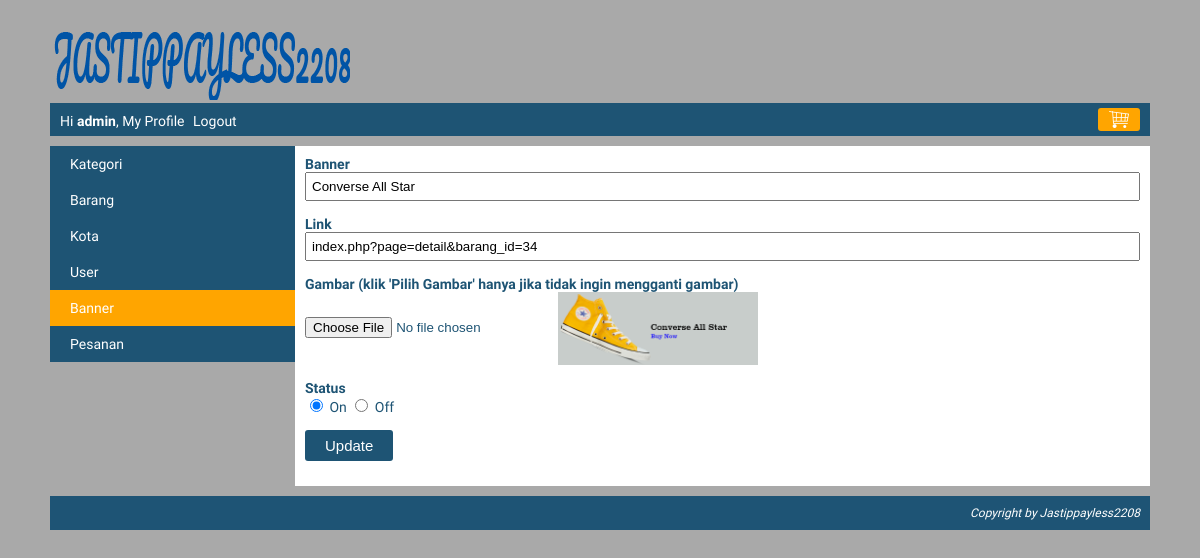
Page /index.php?page=my_profile&module=banner&action=form&banner_id=4 (signed in) on the committed database.
### tables this page shows
CREATE TABLE `banner` (
  `banner_id` int(10) NOT NULL,
  `banner` varchar(100) NOT NULL,
  `gambar` varchar(150) NOT NULL,
  `link` varchar(500) NOT NULL,
  `status` enum('on','off') NOT NULL
);

### module/banner/form.php (the view)
<?php
    $banner_id = isset($_GET['banner_id']) ? $_GET['banner_id'] : "";
    $banner = "";
    $link = "";
    $gambar = "";
	$keterangan_gambar = "";
    $status = "";
    $button = "Add";
    if($banner_id != "")
    {
        $button = "Update";
        $queryBanner = mysqli_query($koneksi, "SELECT * FROM banner WHERE banner_id='$banner_id'");
        $row=mysqli_fetch_array($queryBanner);
		$banner = $row["banner"];
		$link = $row["link"];
		$gambar = "<img src='". BASE_URL."images/slide/$row[gambar]' style='width: 200px;vertical-align: middle;' />";
		$keterangan_gambar = "(klik 'Pilih Gambar' hanya jika tidak ingin mengganti gambar)";
		$status = $row["status"];
    }
?>
<form action="<?php echo BASE_URL."module/banner/action.php?banner_id=$banner_id"?>" method="post" enctype="multipart/form-data">
	<div class="element-form">
		<label>Banner</label>
		<span><input type="text" name="banner" value="<?php echo $banner; ?>" /></span>
	</div>
	<div class="element-form">
		<label>Link</label>
		<span><input type="text" name="link" value="<?php echo $link; ?>" /></span>
	</div>
	<div class="element-form">
		<label>Gambar <?php echo $keterangan_gambar; ?></label>
		<span><input type="file" name="file" /><?php echo $gambar; ?></span>
	</div>
	<div class="element-form">
		<label>Status</label>
		<span>
			<input type="radio" value="on" name="status" <?php if($status == "on"){ echo "checked"; } ?> /> On
			<input type="radio" value="off" name="status" <?php if($status == "off"){ echo "checked"; } ?> /> Off
		</span>
	</div>
	<div class="element-form">
		<span><input type="submit" name="button" value="<?php echo $button; ?>" class="submit-my-profile" /></span>
	</div>
</form>

### css/style.css (style rules this page uses)
body { font-family: 'Sniglet', cursive; font-size: 14px; color: #1e5474; background: #A9A9A9; width: 1100px; height: auto; margin: 0px auto; padding: 10px; }
.element-form { margin-bottom: 15px; }
.element-form label { display: block; font-weight: bold; }
.element-form span { display: block; }
.element-form span input[type="text"], .element-form span input[type="password"], .element-form span textarea, .element-form span select { width: 100%; padding: 5px; box-sizing: border-box; }
.element-form span input[type="submit"] { background: #1e5474; border: none; color: white; padding: 7px 20px; border-radius: 3px; border: 3px; font-size: 15px; cursor: pointer; }

### rows in the picture
banner: banner "Converse All Star", link "index.php?page=detail&barang_id=34", gambar (picture), status "☑"

### other values in the picture
$nama "admin"
$keterangan_gambar "(klik 'Pilih Gambar' hanya jika tidak ingin mengganti gambar)"
